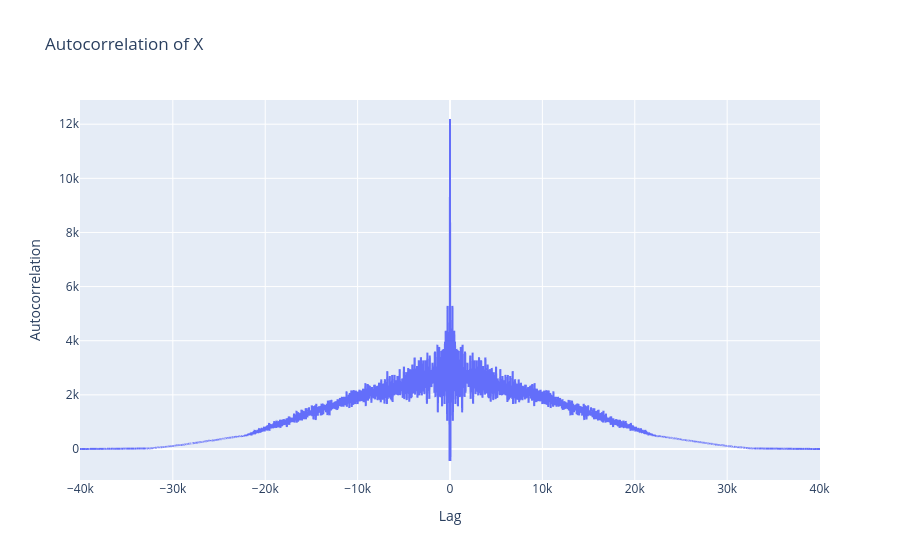

The notebook cell this image was saved under:
### Code cell
autocorr_X = np.correlate(df['X'], df['X'], mode='full')
lags = np.arange(-len(df['X']) + 1, len(df['X']))

fig = px.line(x=lags, y=autocorr_X, title='Autocorrelation of X')
fig.update_xaxes(title_text='Lag')
fig.update_yaxes(title_text='Autocorrelation')
fig

### Figure 1 — Plotly figure (JSON) as saved in the notebook; plotly's stock layout.template omitted (floating-point values rounded to 4 significant figures; data arrays with more than 128 entries replaced by an {"elided": "..."} marker saying what was removed)
{"data": [{"hovertemplate": "x=%{x}<br>y=%{y}<extra></extra>", "legendgroup": "", "line": {"color": "#636efa", "dash": "solid"}, "marker": {"symbol": "circle"}, "mode": "lines", "name": "", "showlegend": false, "type": "scattergl", "x": {"elided": "80099 int values"}, "xaxis": "x", "y": {"elided": "80099 float values"}, "yaxis": "y"}], "layout": {"legend": {"tracegroupgap": 0}, "title": {"text": "Autocorrelation of X"}, "xaxis": {"anchor": "y", "domain": [0, 1], "title": {"text": "Lag"}}, "yaxis": {"anchor": "x", "domain": [0, 1], "title": {"text": "Autocorrelation"}}}}
